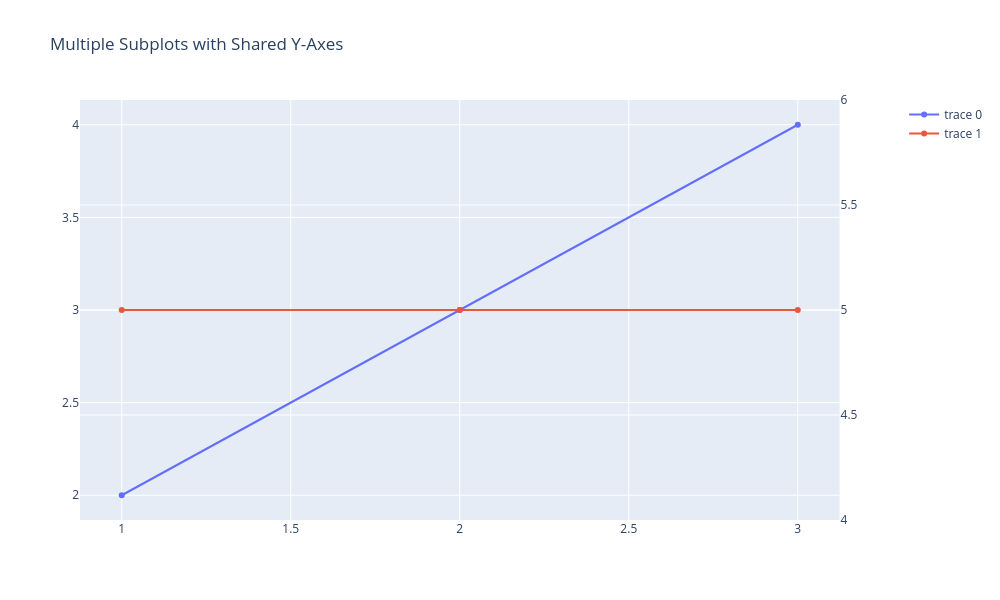

Notebook source saved alongside this figure:
### Code cell
# Две оси Y
fig = make_subplots(specs=[[{"secondary_y": True}]])

fig.add_trace(go.Scatter(x = [1, 2, 3], y = [2, 3, 4]), secondary_y = False)
fig.add_trace(go.Scatter(x = [1, 2, 3], y = [5, 5, 5]), secondary_y = True)

fig.update_layout(height = 600, width = 1000, title_text = "Multiple Subplots with Shared Y-Axes")
fig.show()

### Figure 1 — Plotly figure (JSON) as saved in the notebook; plotly's stock layout.template omitted (floating-point values rounded to 4 significant figures)
{"data": [{"type": "scatter", "x": [1, 2, 3], "xaxis": "x", "y": [2, 3, 4], "yaxis": "y"}, {"type": "scatter", "x": [1, 2, 3], "xaxis": "x", "y": [5, 5, 5], "yaxis": "y2"}], "layout": {"height": 600, "title": {"text": "Multiple Subplots with Shared Y-Axes"}, "width": 1000, "xaxis": {"anchor": "y", "domain": [0, 0.94]}, "yaxis": {"anchor": "x", "domain": [0, 1]}, "yaxis2": {"anchor": "x", "overlaying": "y", "side": "right"}}}
